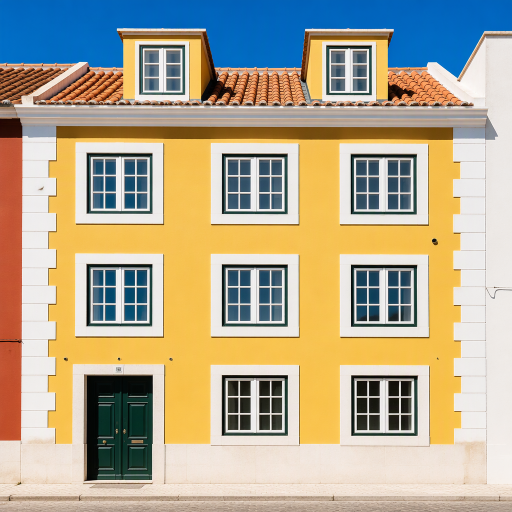
//> input picture 底层算法演示/仿射变换/assets/scene.png, 1024 x 1024 px (shown at 1/2 size)
$ ./affine_transform -i=../assets/scene.png   (built with g++ and OpenCV 4)
//> lines starting //> are read from the running program, lines starting //| are printed output that depends on the picture
/**
 * @file    affine_transform.cpp
 * @brief   仿射变换演示：旋转、缩放、平移、剪切与插值方式对比。
 * @details 流程：定义对应点 -> 计算仿射矩阵 -> 应用变换 -> 插值方式对比 -> 输出拼接图。
 * @note    依赖：OpenCV 4.x（core / imgproc / imgcodecs / highgui）
 *          仿射变换只有 6 个自由度，保持平行线平行；要产生消失点必须用 8 自由度的单应矩阵。
 */

#include <iomanip>
#include <iostream>
#include <string>
#include <vector>

#include <opencv2/opencv.hpp>
#include <opencv2/core/utils/filesystem.hpp>

namespace {

const int kPanelWidth = 480;
const int kPanelHeight = 360;
const int kTitleHeight = 30;

/** @brief 在若干候选位置中查找素材，便于从不同工作目录运行。 */
std::string locateAsset(const std::string& fileName)
{
    const std::vector<std::string> candidates = {
        "../../assets/" + fileName, "../assets/" + fileName, "assets/" + fileName};
    for (const auto& path : candidates) {
        if (cv::utils::fs::exists(path)) {
            return path;
        }
    }
    return candidates.front();
}

/** @brief 由素材路径推导输出目录：<demo>/assets/x.png -> <demo>/output。 */
std::string outputDirFor(const std::string& inputPath)
{
    std::string dir = inputPath;
    const size_t slash = dir.find_last_of("/\\");
    dir = (slash == std::string::npos) ? "." : dir.substr(0, slash);
    const size_t slash2 = dir.find_last_of("/\\");
    const std::string leaf = (slash2 == std::string::npos) ? dir : dir.substr(slash2 + 1);
    if (leaf == "assets") {
        dir = (slash2 == std::string::npos) ? "." : dir.substr(0, slash2);
    }
    return dir + "/output";
}

/** @brief 等比缩放并居中留白到固定面板。 */
cv::Mat fitPanel(const cv::Mat& image, const std::string& title)
{
    const double scale =
        std::min(kPanelWidth / static_cast<double>(image.cols),
                 kPanelHeight / static_cast<double>(image.rows));
    cv::Mat scaled;
    cv::resize(image, scaled, cv::Size(), scale, scale, cv::INTER_AREA);
    cv::Mat panel(kPanelHeight + kTitleHeight, kPanelWidth, CV_8UC3, cv::Scalar(255, 255, 255));
    const int x = (kPanelWidth - scaled.cols) / 2;
    const int y = kTitleHeight + (kPanelHeight - scaled.rows) / 2;
    scaled.copyTo(panel(cv::Rect(x, y, scaled.cols, scaled.rows)));
    cv::putText(panel, title, cv::Point(8, 21), cv::FONT_HERSHEY_SIMPLEX, 0.5,
                cv::Scalar(0, 0, 0), 1, cv::LINE_AA);
    return panel;
}

/** @brief 按列数拼接等尺寸面板。 */
cv::Mat montage(const std::vector<cv::Mat>& panels, int cols)
{
    const int rows = static_cast<int>((panels.size() + cols - 1) / cols);
    cv::Mat canvas(rows * panels[0].rows, cols * panels[0].cols, CV_8UC3, cv::Scalar(255, 255, 255));
    for (size_t i = 0; i < panels.size(); ++i) {
        const int r = static_cast<int>(i) / cols;
        const int c = static_cast<int>(i) % cols;
        panels[i].copyTo(canvas(cv::Rect(c * panels[i].cols, r * panels[i].rows,
                                         panels[i].cols, panels[i].rows)));
    }
    return canvas;
}

/** @brief 打印 2x3 仿射矩阵。 */
void printMatrix(const std::string& name, const cv::Mat& m)
{
    std::cout << name << ":\n";
    for (int r = 0; r < m.rows; ++r) {
        std::cout << "  [";
        for (int c = 0; c < m.cols; ++c) {
            std::cout << std::setw(11) << std::fixed << std::setprecision(4)
                      << m.at<double>(r, c);
        }
        std::cout << " ]\n";
    }
}

}  // namespace

/**
 * @brief  主流程：五种变换与两种插值方式的对比。
 * @param  argc 参数个数。
 * @param  argv 参数列表。
 * @return 0 表示成功，非 0 表示失败。
 */
int main(int argc, char** argv)
{
    const cv::String keys =
        "{help h usage ? |      | 打印帮助信息 }"
        "{i input        |      | 输入图像路径，缺省读取 assets/scene.png }"
        "{o output       |      | 输出图像路径，缺省写入 <目录>/output/affine_transform.png }"
        "{a angle        | 25   | 旋转角度(度) }"
        "{s scale        | 0.85 | 旋转时同时施加的缩放 }"
        "{d display      | 0    | 是否弹窗显示 (1=显示, 0=不显示) }";

    cv::CommandLineParser parser(argc, argv, keys);
    parser.about("仿射变换演示: 旋转/缩放/平移/剪切与插值对比\n参数请使用 --key=value 形式");
    if (parser.has("help")) {
        parser.printMessage();
        return 0;
    }
    if (!parser.check()) {
        parser.printErrors();
        parser.printMessage();
        return -1;
    }

    std::string inputPath = parser.get<std::string>("input");
    if (inputPath.empty()) {
        inputPath = locateAsset("scene.png");
    }
    const cv::Mat src = cv::imread(inputPath, cv::IMREAD_COLOR);
//> src is the input picture: 1024 rows x 1024 cols, CV_8UC3; mean B, G, R 145.6, 169.3, 178.6
    if (src.empty()) {
        std::cerr << "无法读取图像: " << inputPath << std::endl;
        return -1;
    }
    const cv::Point2f center(src.cols / 2.0f, src.rows / 2.0f);
//> center = Point(512, 512)
    const cv::Size size = src.size();
//> size = Size(1024, 1024)

    // 步骤 1：定义对应点。三点不共线即可唯一确定一个仿射矩阵。
    const std::vector<cv::Point2f> srcTri = {
        {100.0f, 100.0f}, {924.0f, 120.0f}, {120.0f, 924.0f}};
    const std::vector<cv::Point2f> dstTri = {
        {180.0f, 160.0f}, {880.0f, 60.0f}, {120.0f, 940.0f}};

    // 步骤 2：计算仿射矩阵。
    const cv::Mat rotation =
        cv::getRotationMatrix2D(center, parser.get<double>("angle"), parser.get<double>("scale"));
    const cv::Mat scaling = cv::getRotationMatrix2D(center, 0.0, 1.5);
//> scaling = [[1.5, 0, -256], [0, 1.5, -256]]
    const cv::Mat translation = (cv::Mat_<double>(2, 3) << 1.0, 0.0, 80.0, 0.0, 1.0, -60.0);
    const cv::Mat shear = cv::getAffineTransform(srcTri, dstTri);
    printMatrix("rotation", rotation);
    printMatrix("shear (from 3 point pairs)", shear);

    // 步骤 3：应用变换。
    cv::Mat rotated;
    cv::Mat scaled;
    cv::Mat translated;
    cv::Mat sheared;
    cv::warpAffine(src, rotated, rotation, size, cv::INTER_LINEAR, cv::BORDER_CONSTANT,
                   cv::Scalar(255, 255, 255));
    cv::warpAffine(src, scaled, scaling, size, cv::INTER_LINEAR, cv::BORDER_CONSTANT,
                   cv::Scalar(255, 255, 255));
    cv::warpAffine(src, translated, translation, size, cv::INTER_LINEAR, cv::BORDER_CONSTANT,
                   cv::Scalar(255, 255, 255));
    cv::warpAffine(src, sheared, shear, size, cv::INTER_LINEAR, cv::BORDER_CONSTANT,
                   cv::Scalar(255, 255, 255));
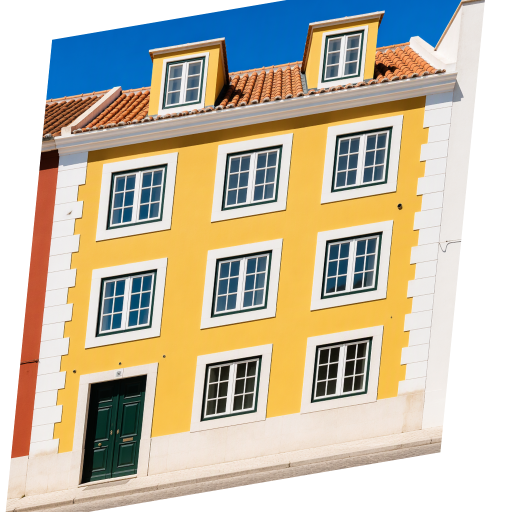
//> sheared: 1024 rows x 1024 cols, CV_8UC3 (shown at 1/2 size); mean B, G, R 169.1, 188.9, 197.6

    // 步骤 4：插值处理。缩小后放大才能看出最近邻的锯齿与双线性的平滑。
    cv::Mat small;
    cv::resize(src, small, cv::Size(), 0.12, 0.12, cv::INTER_NEAREST);
    cv::Mat nearest;
    cv::Mat linear;
    cv::resize(small, nearest, size, 0.0, 0.0, cv::INTER_NEAREST);
    cv::resize(small, linear, size, 0.0, 0.0, cv::INTER_LINEAR);

    // 链式变换：先旋转再平移，等价于矩阵相乘（注意顺序）。
    cv::Mat combined;
    cv::warpAffine(rotated, combined, translation, size, cv::INTER_LINEAR,
                   cv::BORDER_CONSTANT, cv::Scalar(255, 255, 255));
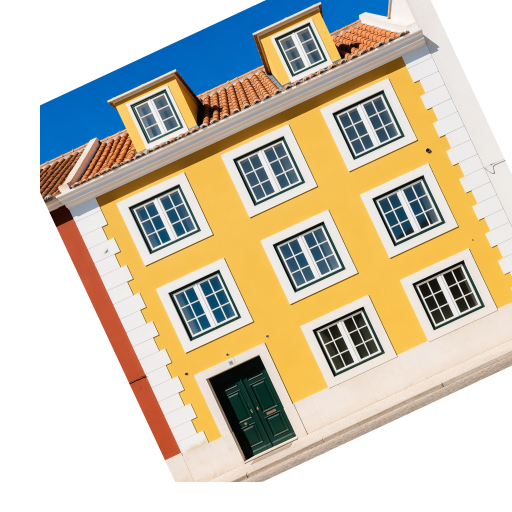
//> combined: 1024 rows x 1024 cols, CV_8UC3 (shown at 1/2 size); mean B, G, R 179.2, 197.7, 206.1

    const std::vector<cv::Mat> panels = {
        fitPanel(src, "original"),
        fitPanel(rotated, "rotate " + std::to_string(static_cast<int>(parser.get<double>("angle"))) + "deg"),
        fitPanel(scaled, "scale 1.5x"),
        fitPanel(translated, "translate (+80, -60)"),
        fitPanel(sheared, "shear (3 point pairs)"),
        fitPanel(combined, "rotate then translate"),
        fitPanel(nearest, "INTER_NEAREST (12% then back)"),
        fitPanel(linear, "INTER_LINEAR (12% then back)")};
//> in fitPanel, `cv::putText(panel, title, cv::Point(8, 21), cv::FONT_HERSHEY_SIMPLEX, ..`: panel: 390 rows x 480 cols, CV_8UC3; mean B, G, R 179, 195.4, 201.9
//> in fitPanel (call 2), `cv::putText(panel, title, cv::Point(8, 21), cv::FONT_HERSHEY_SIMPLEX, ..`: panel: 390 rows x 480 cols, CV_8UC3; mean B, G, R 200.9, 213.2, 218.5
//> call 3 of fitPanel, with title = "scale 1.5x"
//> in fitPanel (call 3), `cv::resize(image, scaled, cv::Size(), scale, scale, cv::INTER_AREA);`:
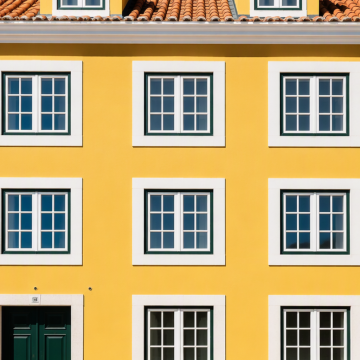
//> scaled: 360 rows x 360 cols, CV_8UC3; mean B, G, R 121.6, 165, 184.2
//> in fitPanel (call 3), `cv::putText(panel, title, cv::Point(8, 21), cv::FONT_HERSHEY_SIMPLEX, ..`: panel: 390 rows x 480 cols, CV_8UC3; mean B, G, R 162.4, 192.5, 205.7
//> in fitPanel (call 4), `cv::putText(panel, title, cv::Point(8, 21), cv::FONT_HERSHEY_SIMPLEX, ..`: panel: 390 rows x 480 cols, CV_8UC3; mean B, G, R 183.1, 202.8, 213
//> in fitPanel (call 5), `cv::putText(panel, title, cv::Point(8, 21), cv::FONT_HERSHEY_SIMPLEX, ..`:
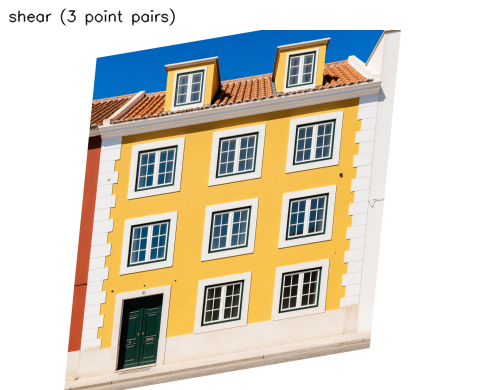
//> panel: 390 rows x 480 cols, CV_8UC3; mean B, G, R 194.9, 208.7, 214.7
//> in fitPanel (call 6), `cv::putText(panel, title, cv::Point(8, 21), cv::FONT_HERSHEY_SIMPLEX, ..`:
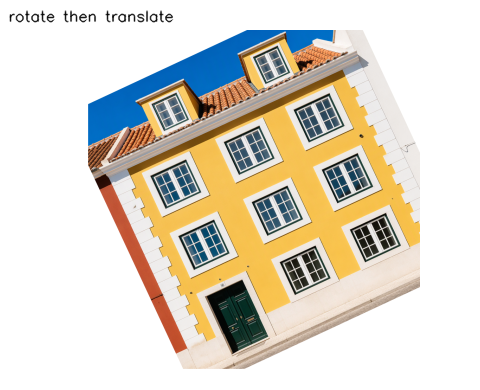
//> panel: 390 rows x 480 cols, CV_8UC3; mean B, G, R 201.9, 214.7, 220.5
//> in fitPanel (call 7), `cv::putText(panel, title, cv::Point(8, 21), cv::FONT_HERSHEY_SIMPLEX, ..`: panel: 390 rows x 480 cols, CV_8UC3; mean B, G, R 177.4, 193.4, 199.7
//> in fitPanel (call 8), `cv::putText(panel, title, cv::Point(8, 21), cv::FONT_HERSHEY_SIMPLEX, ..`:
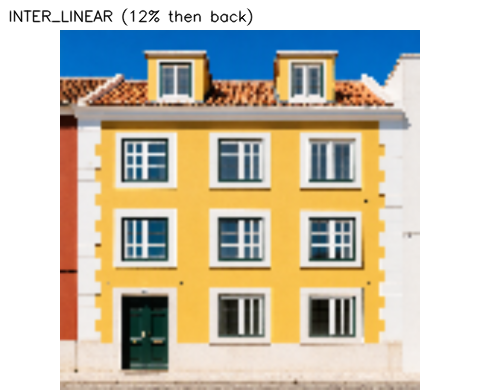
//> panel: 390 rows x 480 cols, CV_8UC3; mean B, G, R 177.4, 193.5, 199.8
    const cv::Mat result = montage(panels, 4);
//> in montage, `const int rows = static_cast<int>((panels.size() + cols - 1) / cols);`: rows = 2
//> in montage, `cv::Mat canvas(rows * panels[0].rows, cols * panels[0].cols, CV_8UC3, ..`: canvas: 780 rows x 1920 cols, CV_8UC3; every value is 255
//> the loop in montage, `for (size_t i = 0; i < panels.size(); ++i)` made 8 passes
//> after the loop in montage, `for (size_t i = 0; i < panels.size(); ++i)`:
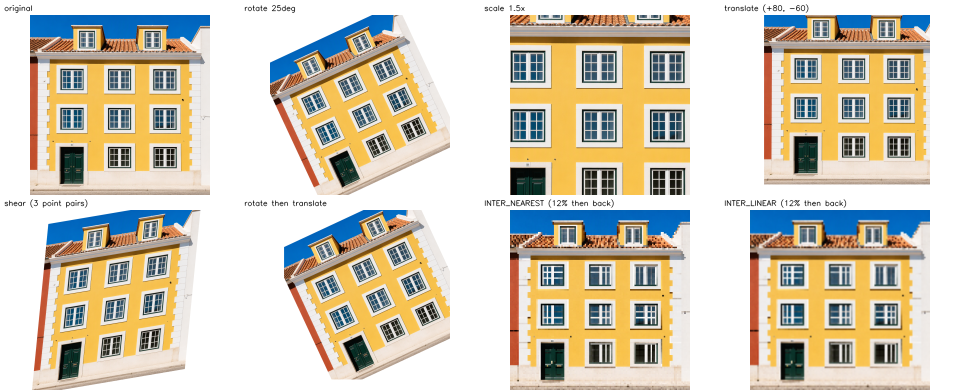
//> canvas: 780 rows x 1920 cols, CV_8UC3 (shown at 1/2 size); mean B, G, R 184.6, 201.8, 209.2

    std::string outputPath = parser.get<std::string>("output");
    if (outputPath.empty()) {
        const std::string outDir = outputDirFor(inputPath);
        cv::utils::fs::createDirectories(outDir);
        outputPath = outDir + "/affine_transform.png";
    }
    if (!cv::imwrite(outputPath, result)) {
        std::cerr << "无法写入输出图像: " << outputPath << std::endl;
        return -1;
    }
    std::cout << "输入: " << inputPath << " (" << src.cols << "x" << src.rows << ")\n";
//| 输入: ../assets/scene.png (1024x1024)
    std::cout << "结果已保存至 " << outputPath << std::endl;

    if (parser.get<int>("display") != 0) {
        cv::imshow("affine transform", result);
        cv::waitKey(0);
    }
    return 0;
}
